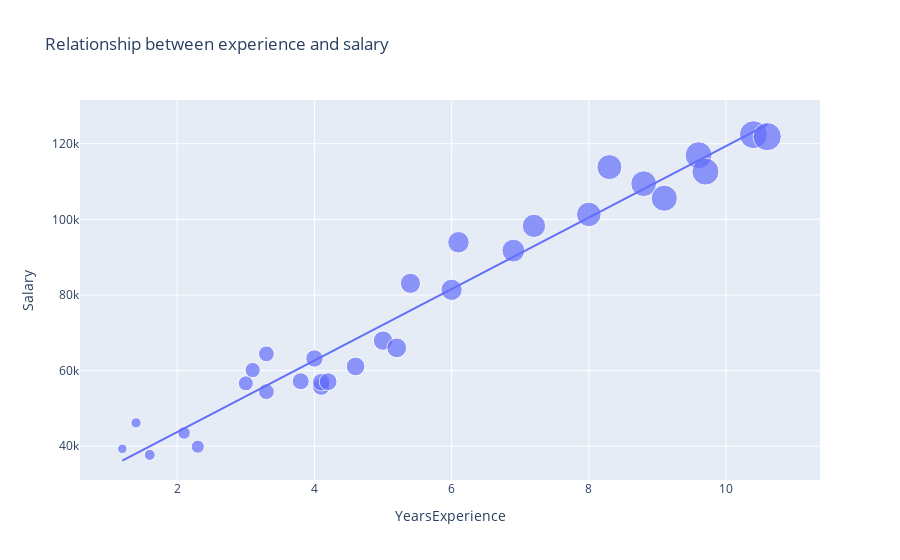

The notebook cell saved with this chart:
### Code cell
import plotly.express as px
fig=px.scatter(df,x=df['YearsExperience'],y=df['Salary'],
              title='Relationship between experience and salary',height=600,
              trendline='ols',size='YearsExperience')
fig.show()

### Figure 1 — Plotly figure (JSON) as saved in the notebook; plotly's stock layout.template omitted (floating-point values rounded to 4 significant figures)
{"data": [{"hovertemplate": "YearsExperience=%{marker.size}<br>Salary=%{y}<extra></extra>", "legendgroup": "", "marker": {"color": "#636efa", "size": [1.2, 1.4, 1.6, 2.1, 2.3, 3, 3.1, 3.3, 3.3, 3.8, 4, 4.1, 4.1, 4.2, 4.6, 5, 5.2, 5.4, 6, 6.1, 6.9, 7.2, 8, 8.3, 8.8, 9.1, 9.6, 9.7, 10.4, 10.6], "sizemode": "area", "sizeref": 0.0265, "symbol": "circle"}, "mode": "markers", "name": "", "orientation": "v", "showlegend": false, "type": "scatter", "x": [1.2, 1.4, 1.6, 2.1, 2.3, 3, 3.1, 3.3, 3.3, 3.8, 4, 4.1, 4.1, 4.2, 4.6, 5, 5.2, 5.4, 6, 6.1, 6.9, 7.2, 8, 8.3, 8.8, 9.1, 9.6, 9.7, 10.4, 10.6], "xaxis": "x", "y": [39344, 46206, 37732, 43526, 39892, 56643, 60151, 54446, 64446, 57190, 63219, 55795, 56958, 57082, 61112, 67939, 66030, 83089, 81364, 93941, 91739, 98274, 101303, 113813, 109432, 105583, 116970, 112636, 122392, 121873], "yaxis": "y"}, {"hovertemplate": "<b>OLS trendline</b><br>Salary = 9449.96 * YearsExperience + 24848.2<br>R<sup>2</sup>=0.956957<br><br>YearsExperience=%{x}<br>Salary=%{y} <b>(trend)</b><extra></extra>", "legendgroup": "", "marker": {"color": "#636efa", "symbol": "circle"}, "mode": "lines", "name": "", "showlegend": false, "type": "scatter", "x": [1.2, 1.4, 1.6, 2.1, 2.3, 3, 3.1, 3.3, 3.3, 3.8, 4, 4.1, 4.1, 4.2, 4.6, 5, 5.2, 5.4, 6, 6.1, 6.9, 7.2, 8, 8.3, 8.8, 9.1, 9.6, 9.7, 10.4, 10.6], "xaxis": "x", "y": [36190.0, 38080.0, 39970.0, 44690.0, 46580.0, 53200.0, 54140.0, 56030.0, 56030.0, 60760.0, 62650.0, 63590.0, 63590.0, 64540.0, 68320.0, 72100.0, 73990.0, 75880.0, 81550.0, 82490.0, 90050.0, 92890.0, 100400.0, 103300.0, 108000.0, 110800.0, 115600.0, 116500.0, 123100.0, 125000.0], "yaxis": "y"}], "layout": {"autosize": true, "legend": {"itemsizing": "constant", "tracegroupgap": 0}, "title": {"text": "Relationship between experience and salary"}, "xaxis": {"anchor": "y", "autorange": true, "domain": [0, 1], "range": [0.6041, 11.31], "title": {"text": "YearsExperience"}, "type": "linear"}, "yaxis": {"anchor": "x", "autorange": true, "domain": [0, 1], "range": [31190.0, 131100.0], "title": {"text": "Salary"}, "type": "linear"}}}
